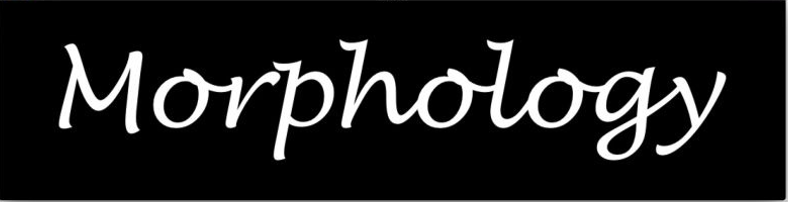
#> input picture Chapter1/src/2/pics/Capture.PNG, 788 x 202 px, found by its file name
$ python 2_6.py
#> lines starting #> are read from the running program, lines starting #| are printed output that depends on the picture
# coding=UTF-8
'''
Created on 2016年10月18日

@author: dmnnaxxi
Erosion and dilation
'''
import cv2
import numpy as np


img = cv2.imread('pics\Capture.PNG' , 0)
#> img: shape (202, 788); min 0, max 255, mean 27.7


# Generating the kernels
kernel = np.ones((5,5), np.uint8)

img_erosion = cv2.erode(img,kernel,iterations=1)
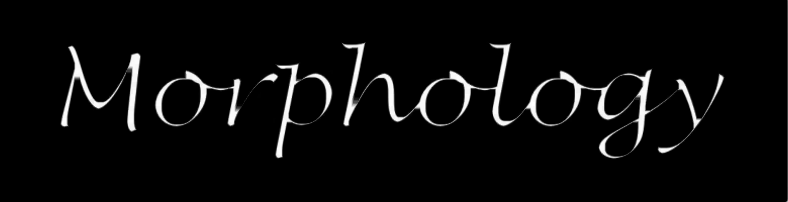
#> img_erosion: shape (202, 788); min 0, max 255, mean 10.5
img_dilation = cv2.dilate(img,kernel,iterations=1)
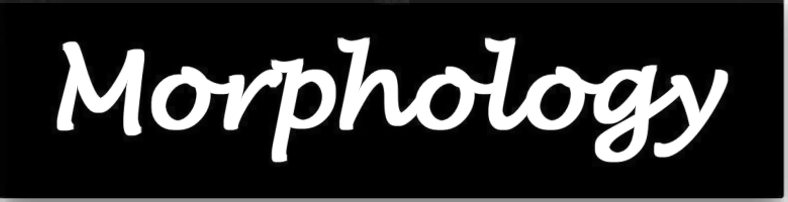
#> img_dilation: shape (202, 788); min 0, max 255, mean 45.5

cv2.imshow('Input',img)
cv2.imshow('Erosion', img_erosion)
cv2.imshow('Dilation',img_dilation)

cv2.waitKey()
